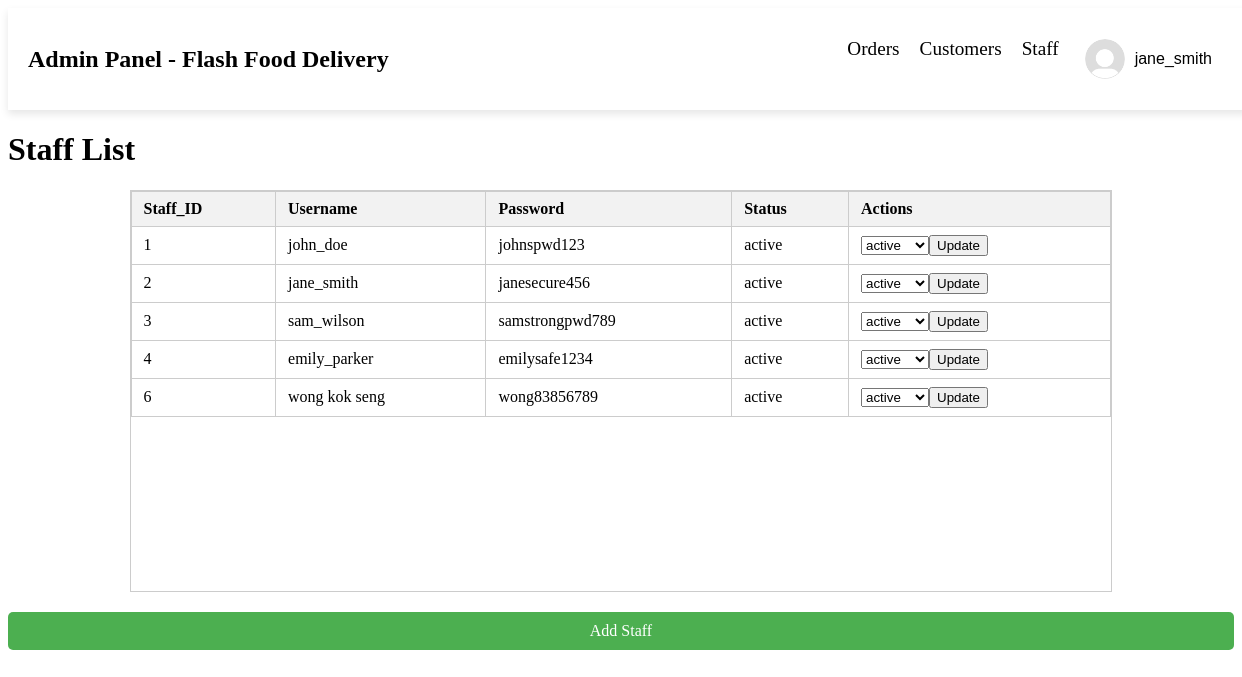
/view_staff.php (signed in), run on the app's committed database.
### tables this page shows
CREATE TABLE `staff` (
  `Staff_ID` int(11) NOT NULL,
  `staff_username` varchar(50) NOT NULL,
  `staff_password` varchar(255) NOT NULL,
  `staff_status` enum('active','inactive') NOT NULL DEFAULT 'active'
);

### view_staff.php (the view, shortened to what this page needs)
<!DOCTYPE html>
<html lang="en">
<head>
    <link rel="stylesheet" href="view pages style.css"/>
</head>
<body>
<div class="navbar">
        <div class="logo">
            <a href="admin.php">Admin Panel - Flash Food Delivery</a>
        </div>
        <ul>
            <li><a href="view order.php">Orders</a></li>
            <li><a href="view customer.php">Customers</a></li>
            <li><a href="view_staff.php">Staff</a></li>
            <div class="dropdown">
                <button class="dropbtn">
                    <img src="images/default profile.png" alt="Profile Picture">
                    <?php echo $_SESSION['admin']; ?>
                </button>
            </div>
        </ul>
    </div>
    <h1>Staff List</h1>
    <div class="table-container">
        <table>
            <thead>
                <tr>
                    <th>Staff_ID</th>
                    <th>Username</th>
                    <th>Password</th>
                    <th>Status</th>
                    <th>Actions</th>
                </tr>
            </thead>
            <tbody>
                <?php
                $conn = new mysqli("localhost", "root", "", "accounts");
                $sql = "SELECT * FROM staff";
                $result = $conn->query($sql);
                if ($result->num_rows > 0) {
                    while($row = $result->fetch_assoc()) {
                        echo "<tr>";
                        echo "<td>" . $row["Staff_ID"] . "</td>";
                        echo "<td>" . $row["staff_username"] . "</td>";
                        echo "<td>" . $row["staff_password"] . "</td>";
                        echo "<td>" . $row["staff_status"] . "</td>";
                        echo "<td>";
                        echo "<form method='post' action=''>";
                        echo "<select name='status'>";
                        echo "<option value='active'" . ($row["staff_status"] == "active" ? " selected" : "") . ">active</option>";
                        echo "</select>";
                        echo "<input type='submit' value='Update'>";
                        echo "</form>";
                        echo "</td>";
                        echo "</tr>";
                    }
                } else {
                    echo "<tr><td colspan='5'>No records found</td></tr>";
                }
                ?>
            </tbody>
        </table>
    </div>
    <a href="add_staff.php" class="add-staff-btn">Add Staff</a>
</body>
</html>

### view pages style.css (style rules this page uses)
.navbar { width: 100%; max-width: 1200px; margin: 0 auto; display: flex; align-items: center; justify-content: space-between; background-color: white; padding: 14px 20px; box-shadow: 0 4px 8px rgba(0, 0, 0, 0.1); margin-bottom: 10px; }
.navbar .logo a { font-size: 1.5rem; font-weight: bold; color: black; text-decoration: none; }
.navbar ul { display: flex; list-style: none; padding: 0; }
.navbar ul li { margin-right: 20px; }
.navbar ul li a { text-decoration: none; color: black; font-size: 1.2rem; transition: color 0.3s ease; }
.dropdown { position: relative; display: inline-block; margin-right: 10px; }
.dropdown .dropbtn { border: none; outline: none; background-color: white; cursor: pointer; font-size: 16px; display: flex; align-items: center; }
.dropdown .dropbtn img { border-radius: 50%; width: 40px; height: 40px; margin-right: 10px; }
.table-container { width: 80%; height: 400px; overflow-y: scroll; margin: auto; border: 1px solid #ccc; }
table { width: 100%; border-collapse: collapse; }
th, td { padding: 8px 12px; border: 1px solid #ccc; text-align: left; }
th { background-color: #f2f2f2; }
.add-staff-btn { display: block; margin: 20px auto; padding: 10px 20px; background-color: #4CAF50; color: white; text-align: center; text-decoration: none; border-radius: 5px; }

### data on the page
staff: Staff_ID "1", staff_username "john_doe", staff_password "johnspwd123", staff_status "active", status "active"
staff: Staff_ID "2", staff_username "jane_smith", staff_password "janesecure456", staff_status "active", status "active"
staff: Staff_ID "3", staff_username "sam_wilson", staff_password "samstrongpwd789", staff_status "active", status "active"
staff: Staff_ID "4", staff_username "emily_parker", staff_password "emilysafe1234", staff_status "active", status "active"
staff: Staff_ID "6", staff_username "wong kok seng", staff_password "wong83856789", staff_status "active", status "active"

### other printed values
$_SESSION['admin'] "jane_smith"
